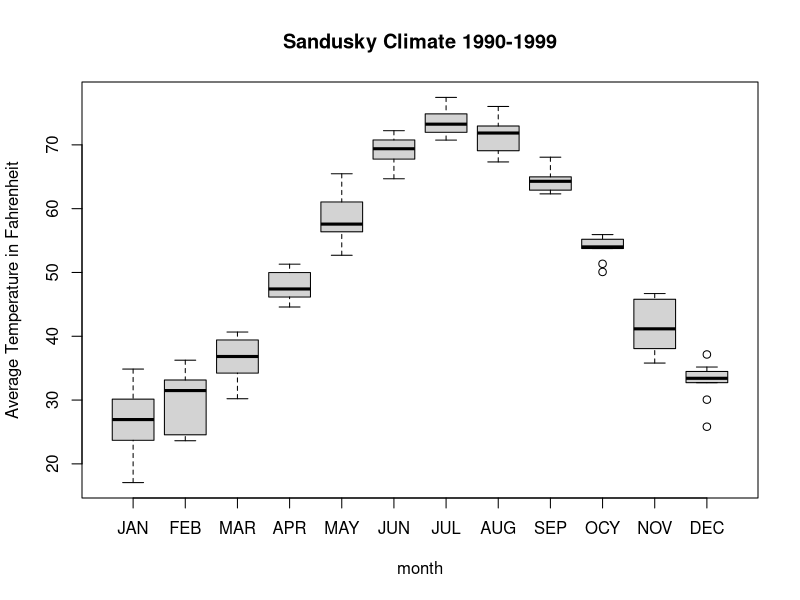
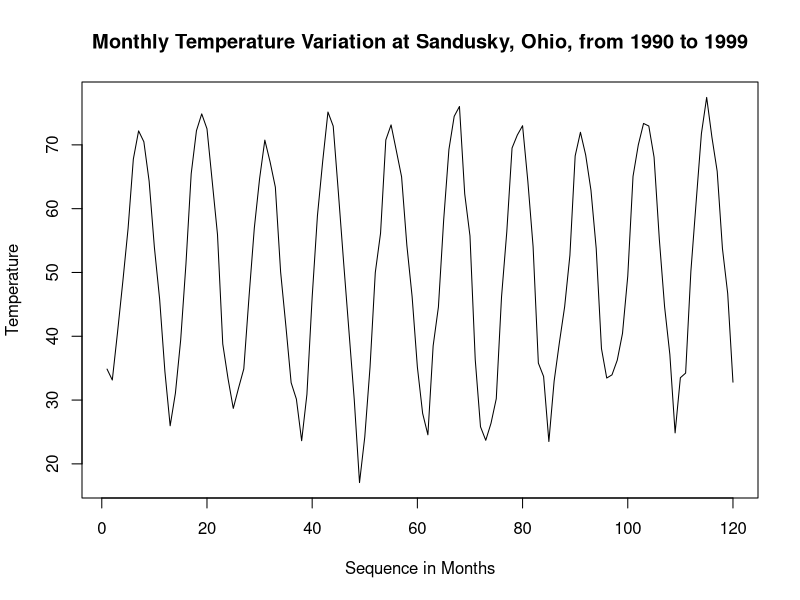

These figures' R source, in order: (Note: this script raises an error after producing the figures.)
## ---- chunk 1
sandusky <- foreign::read.spss("SanduskyTemperature.sav", use.value.labels = TRUE, to.data.frame = TRUE)
boxplot(avg7447~month, data=sandusky, ylab="Average Temperature in Fahrenheit", main="Sandusky Climate 1990-1999")
## ---- chunk 2
plot(avg7447~time.idx, data=sandusky, main="Monthly Temperature Variation at Sandusky, Ohio, from 1990 to 1999",
     xlab="Sequence in Months", ylab="Temperature", type="l")
## ---- chunk 3
sandusky$r.cos <- cos(sandusky$time.idx/12*2*pi)
sandusky$r.sin <- sin(sandusky$time.idx/12*2*pi)
fourier1.lm <- lm(avg7447~time.idx+r.cos+r.sin, data=sandusky)
summary(fourier1.lm,cor=T)
## ---- chunk 4
library(car)
vif(fourier1.lm)
## ---- chunk 5
round(vcov(fourier1.lm),2) 
## ---- chunk 6
month.lm <- lm(avg7447~time.idx + month, data=sandusky)
summary(month.lm)
## ---- chunk 7
qqPlot(fourier1.lm) 
## ---- chunk 8
avPlots(fourier1.lm) 
## ---- chunk 9
residualPlots(fourier1.lm)
## ---- chunk 10
fourier2.lm <- update(fourier1.lm, .~.+I(time.idx^2))
summary(fourier2.lm)
## ---- chunk 11
anova(fourier1.lm, fourier2.lm)
## ---- chunk 12
residualPlots(fourier2.lm) 
## ---- chunk 13
(resid <- residuals(fourier2.lm))[1:10]
(std.resid <- rstandard(fourier2.lm))[1:10]
(student.resid <- rstudent(fourier2.lm))[1:10]
## ---- chunk 14
dfbeta.values <- dfbetas(fourier2.lm)
boxplot(dfbeta.values, main="dfBetas values")
## ---- chunk 15
cook.values <- cooks.distance(fourier2.lm)
boxplot(cook.values, main="cook-values")
# boxplot(cook.values, main="cook-values", id.n=2)
## ---- chunk 16
leverage.values <- hatvalues(fourier2.lm)
boxplot(leverage.values, main="leverage values")
## ---- chunk 17
car::influencePlot(fourier2.lm)
## ---- chunk 18
car::influenceIndexPlot(fourier2.lm)
